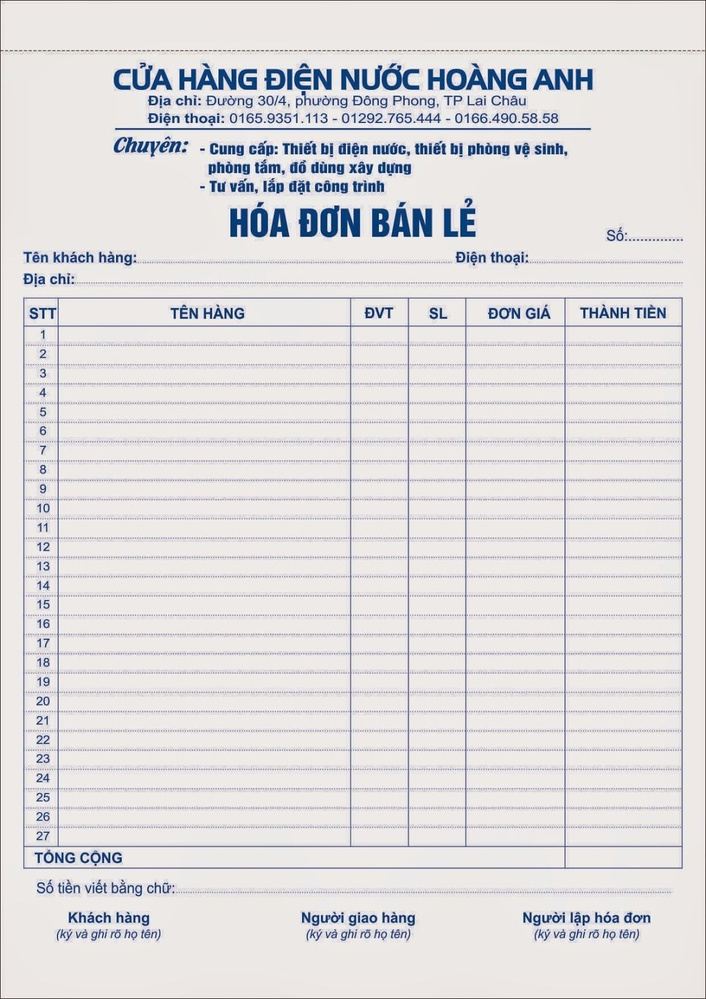
#> input picture mm.jpg, 706 x 999 px, shrunk from 1131 x 1600 before the run
$ python imagereading.py
#> lines starting #> are read from the running program, lines starting #| are printed output that depends on the picture; after the words box and inside, x2 and y2 are one past the last pixel; in counts of white or black regions, pixels touching at a corner belong together
#!/usr/bin/python3
# 2018.01.16 01:11:49 CST
# 2018.01.16 01:55:01 CST
import cv2
import numpy as np

## (1) read - doc anh, convert anh ve dang thuoc xam
img = cv2.imread("mm.jpg")
#> img is the input picture: shape (999, 706, 3); mean B, G, R 222.7, 221.5, 223.6
gray = cv2.cvtColor(img, cv2.COLOR_BGR2GRAY)
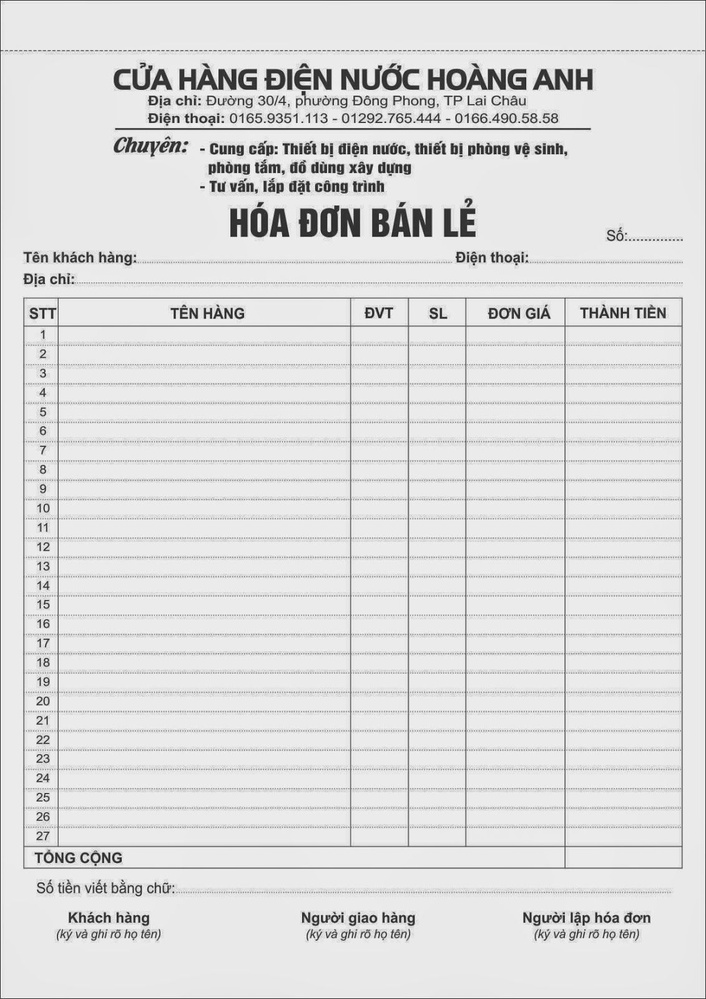
#> gray: shape (999, 706); min 13, max 254, mean 222.3
cv2.imshow('0',gray)
cv2.waitKey(0)

## (2) threshold - dat nguong gi  a tri cua anh
th, threshed = cv2.threshold(gray, 127, 255, cv2.THRESH_BINARY_INV|cv2.THRESH_OTSU)
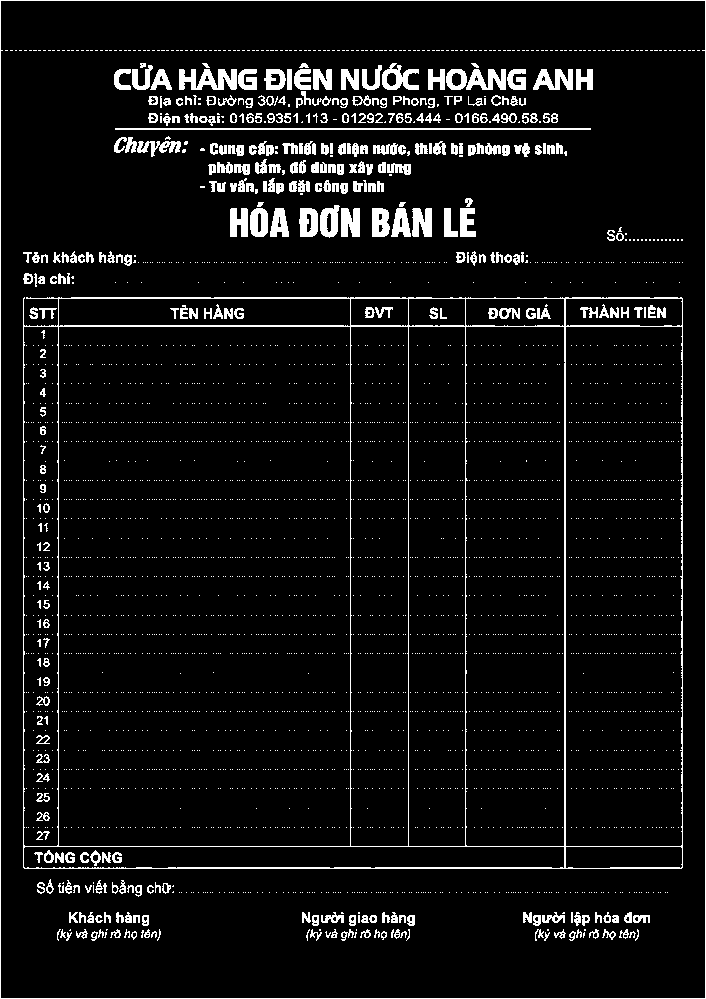
#> threshed: shape (999, 706); 6.4% white; 3974 white regions (3629 under 20 px), largest, box (x1, y1, x2, y2) and area: (23, 297, 683, 869) 9138, (0, 0, 706, 999) 3411, (115, 128, 591, 130) 952
#> th = 166
# cv2.imwrite("rr1.png", threshed)

cv2.imshow('1',threshed)
cv2.waitKey(0)


## (3) minAreaRect on the nozeros
# ma tran cac diem khac 0
pts = cv2.findNonZero(gray)
#> pts = contour of 705294 points, box (x1, y1, x2, y2) (0, 0, 706, 999), area 0
# tra ve cac thong so cua hinh chu nhat quay co dien tich nho nhat
ret = cv2.minAreaRect(pts)
#> ret = ((352.5, 499), (998, 705), -90)
(cx,cy), (w,h), ang = ret
#> cx = 352.5; cy = 499; w = 998; h = 705; ang = -90
# print('w: ',img.shape[1],'h: ',img.shape[0])
# print('w1: ', w,'h2: ',h)

# neu w > h thi quay them 90'
if img.shape[1]<img.shape[0]:
    # print('run1')
    w,h = h,w
#> w = 705; h = 998
    ang -= 90
#> ang = -180

if img.shape[1]>img.shape[0] and w<h:
    # print('run2')
    w,h = h,w
    ang -= 90

## (4) Find rotated matrix, do rotation
# truyen tham so ve tam, goc quay va ti le cua hinh de thuc hien quay ma tran
M = cv2.getRotationMatrix2D((cx,cy), ang, 1.0)
#> M = [[-1, -1.22e-16, 705], [1.22e-16, -1, 998]]
# truyen anh, ma tran bien doi M va kich thuoc anh de quay, tra ve anh da duoc quay
rotated = cv2.warpAffine(threshed, M, (img.shape[1], img.shape[0]))
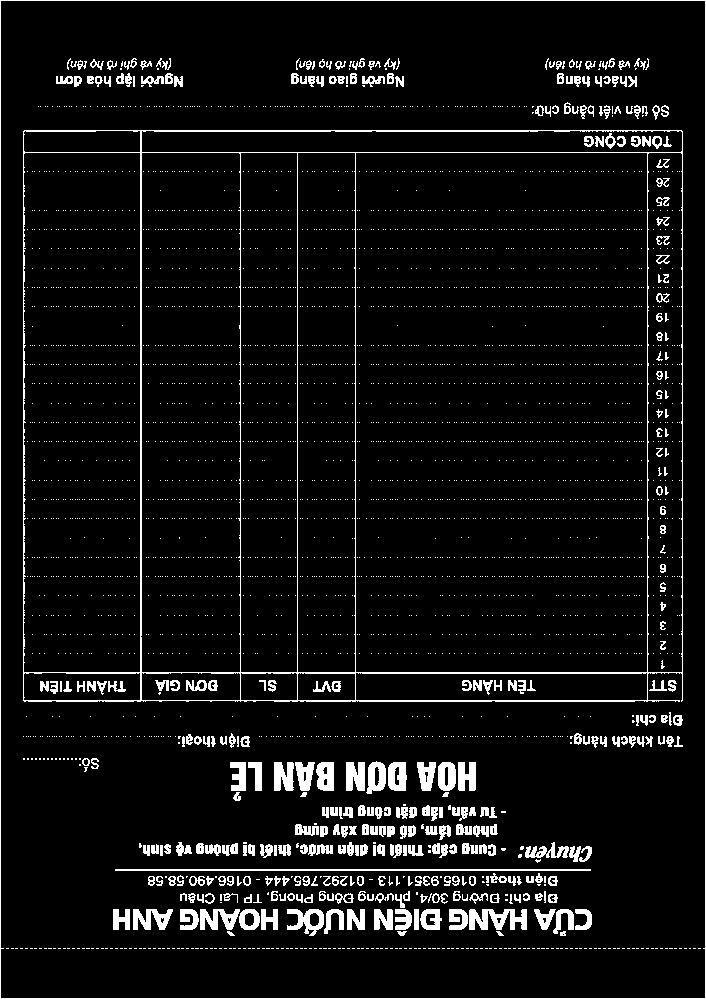
#> rotated: shape (999, 706); 6.4% white; 3974 white regions (3629 under 20 px), largest, box (x1, y1, x2, y2) and area: (23, 130, 683, 702) 9138, (0, 0, 706, 999) 3411, (115, 869, 591, 871) 952

## (5) find and draw the upper and lower boundary of each lines
# giam chieu ma tran 2D ve 1D, sau do reshape ma tran voi so chieu va so kenh khac
hist = cv2.reduce(rotated,1, cv2.REDUCE_AVG).reshape(-1)
#> hist = 999 values, max 255 at index 0, min 1 at index 1, mean 16.48

thresh = 0
# kich thuoc anh
H,W = img.shape[:2]
#> H = 999; W = 706

# luu lai hang pixel co su thay doi ve gia tri mau sac
# danh dau dong ke tren
uppers = [y for y in range(H-1) if hist[y]<=thresh and hist[y+1]>thresh]
#> uppers = []
# danh dau dong ke duoi
lowers = [y for y in range(H-1) if hist[y]>thresh and hist[y+1]<=thresh]
#> lowers = []

# convert anh tu dang thuoc xam sang anh mau
rotated = cv2.cvtColor(rotated, cv2.COLOR_GRAY2BGR)
# cv2.imwrite("rr2.png", rotated)
cv2.imshow('2',rotated)
cv2.waitKey(0)

# ve duong gioi han tren
for y in uppers:
    cv2.line(rotated, (0,y), (W, y), (255,0,0), 1)
#> this loop made 0 passes

# ve duong gioi han duoi
for y in lowers:
    cv2.line(rotated, (0,y), (W, y), (0,255,0), 1)

# tao anh
# cv2.imwrite("rr3.png", rotated)
cv2.imshow('3',rotated)
cv2.waitKey(0)

$ run again, with oo.jpg copied over mm.jpg
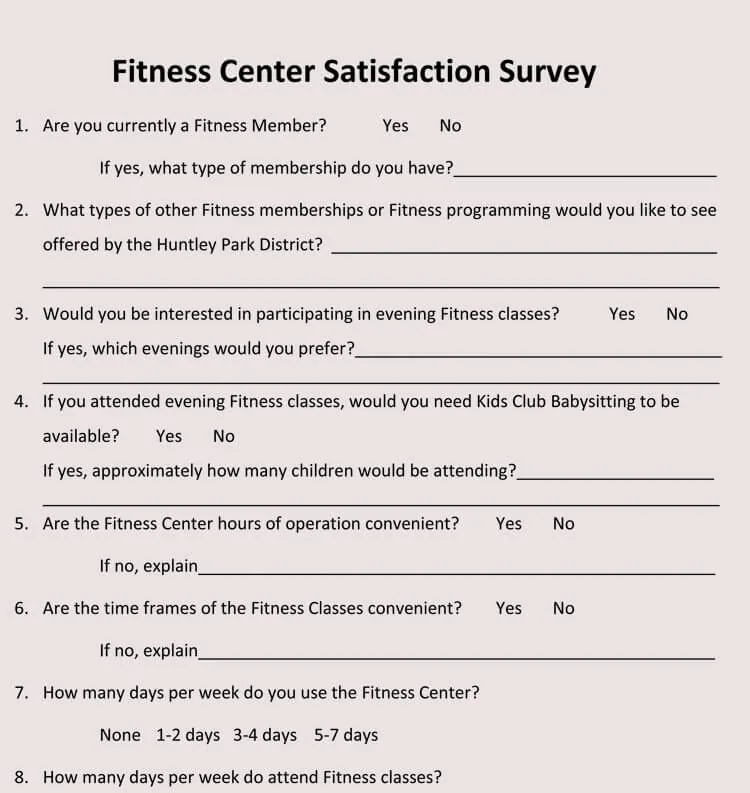
#> input picture oo.jpg, 750 x 793 px
#> img is the input picture: shape (793, 750, 3); mean B, G, R 215.4, 215.3, 223.6
#> `th, threshed = cv2.threshold(gray, 127, 255, cv2.THRESH_BINARY_INV|cv2..`:
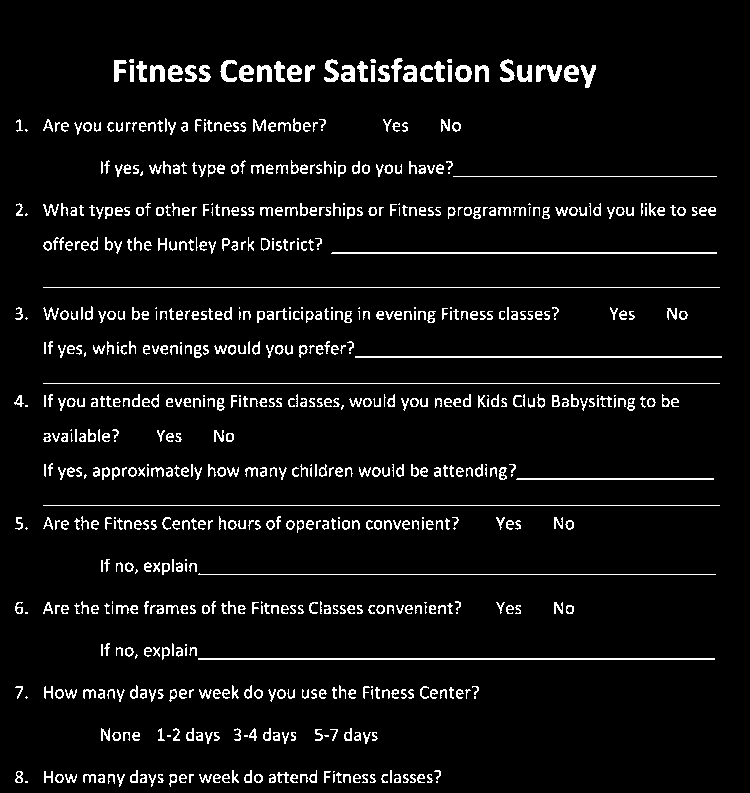
#> threshed: shape (793, 750); 5.9% white in thin lines or dots, all inside (x1, y1, x2, y2) = (14, 58, 722, 787)
#> th = 141
#> pts = contour of 593846 points, box (x1, y1, x2, y2) (0, 0, 750, 793), area 0
#> ret = ((374.5, 396), (792, 749), -90)
#> `(cx,cy), (w,h), ang = ret`: cx = 374.5; cy = 396; w = 792; h = 749; ang = -90
#> `w,h = h,w`: w = 749; h = 792
#> `ang -= 90`: ang = -180
#> M = [[-1, -1.22e-16, 749], [1.22e-16, -1, 792]]
#> hist = 793 values, max 230 at index 287, min 0 at index 0, mean 15.04
#> uppers = [5, 48, 90, 132, 178, 217, 262, 286, 312, 350, 381, 408, 434, 469, 504, 538, 573, 615, 657, 704]
#> lowers = [22, 64, 107, 149, 191, 233, 276, 287, 329, 363, 398, 409, 451, 485, 505, 555, 589, 632, 674, 734]
#> the loop `for y in uppers:` made 20 passes
#> y on passes 1 to 8: 5, 48, 90, 132, 178, 217, 262, 286
#> the loop `for y in lowers:` made 20 passes
#> y on passes 1 to 8: 22, 64, 107, 149, 191, 233, 276, 287
#> after the loop `for y in lowers:`:
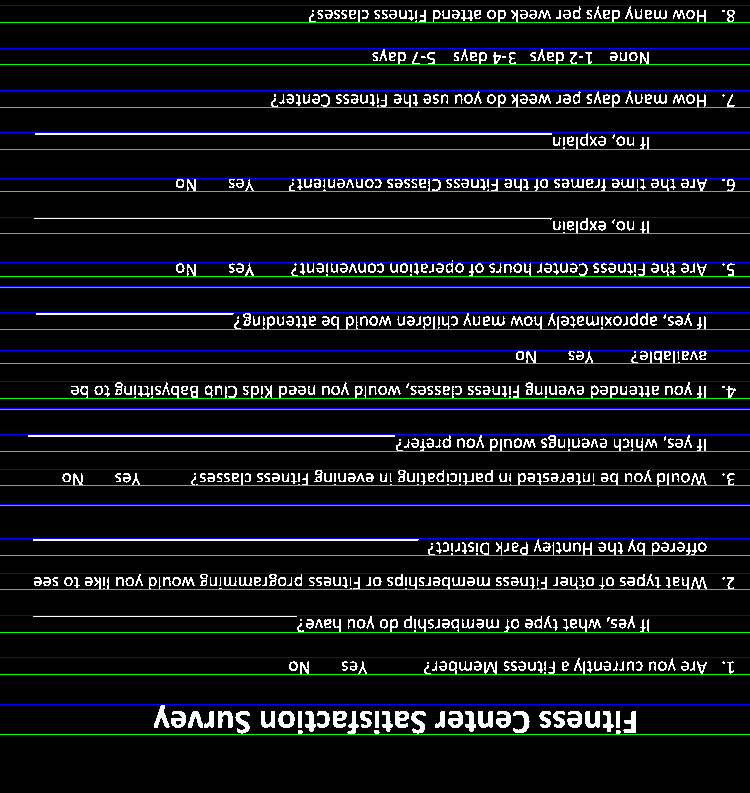
#> rotated: shape (793, 750, 3); mean B, G, R 20.5, 20.5, 14.1
